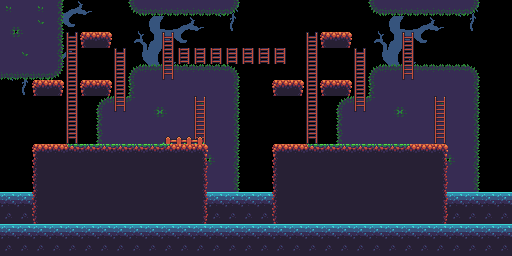

A 2D game scene composited from a Tiled map and its tileset images. What follows is a short description and the map's XML, with each tile layer's data collapsed to a summary:
An orthogonal 32x16 tile map with 16x16 px tiles, 6 tile layers (water, tree, background, map, ...), 1 hidden layer not drawn, 3 tilesets.

<map version="1.2" tiledversion="1.3.2" orientation="orthogonal" renderorder="right-down" width="32" height="16" tilewidth="16" tileheight="16" hexsidelength="0" infinite="0" nextlayerid="10" nextobjectid="1" compressionlevel="0">
  <properties />
  <tileset firstgid="1" source="..\Actors.tsx" />
  <tileset firstgid="257" source="..\Blocks.tsx" />
  <tileset firstgid="513" source="new_tileset.tileset.tsx" />
  <layer id="1" name="water" width="32" height="16">
    <data>[512 cells, 135 non-empty, 3 distinct tile ids]</data>
    <properties>
      <property name="megadrive" type="bool" value="true" />
      <property name="foreground" type="bool" value="False" />
      <property name="amiga_ocs" type="bool" value="true" />
    </properties>
  </layer>
  <layer id="8" name="tree" width="32" height="16">
    <data>[512 cells, 107 non-empty, 45 distinct tile ids]</data>
    <properties>
      <property name="megadrive" type="bool" value="true" />
      <property name="foreground" type="bool" value="False" />
      <property name="amiga_ocs" type="bool" value="true" />
    </properties>
  </layer>
  <layer id="6" name="background" width="32" height="16">
    <data>[512 cells, 140 non-empty, 16 distinct tile ids]</data>
    <properties>
      <property name="megadrive" type="bool" value="true" />
      <property name="foreground" type="bool" value="False" />
      <property name="amiga_ocs" type="bool" value="true" />
    </properties>
  </layer>
  <layer id="7" name="map" width="32" height="16">
    <data>[512 cells, 158 non-empty, 13 distinct tile ids]</data>
    <properties>
      <property name="megadrive" type="bool" value="true" />
      <property name="foreground" type="bool" value="False" />
      <property name="amiga_ocs" type="bool" value="true" />
    </properties>
  </layer>
  <layer id="9" name="map2" width="32" height="16">
    <data>[512 cells, 1 non-empty, 1 distinct tile ids]</data>
    <properties>
      <property name="megadrive" type="bool" value="true" />
      <property name="foreground" type="bool" value="False" />
      <property name="amiga_ocs" type="bool" value="true" />
    </properties>
  </layer>
  <layer visible="0" id="2" name="objects" width="32" height="16">
    <data>[512 cells, 42 non-empty, 2 distinct tile ids]</data>
    <properties>
      <property name="megadrive" type="bool" value="true" />
      <property name="foreground" type="bool" value="False" />
      <property name="amiga_ocs" type="bool" value="true" />
    </properties>
  </layer>
  <layer id="3" name="foreground" width="32" height="16">
    <data>[512 cells, 3 non-empty, 3 distinct tile ids]</data>
    <properties>
      <property name="megadrive" type="bool" value="true" />
      <property name="foreground" type="bool" value="True" />
      <property name="amiga_ocs" type="bool" value="true" />
    </properties>
  </layer>
  <objectgroup id="5" name="events" />
</map>
